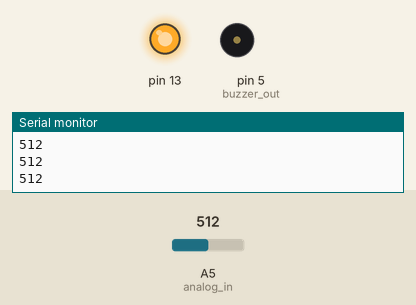
Simulated run of this sketch. Board: Arduino Uno, built with avr-gcc and run on an emulated ATmega328P. On the bench: output pins drawn as LEDs (lit = HIGH), buzzer (waves = sounding), the last lines printed to the serial monitor. Inputs (shaded band) come from the test bench; at power-on: A5 (analog_in) = 512.

Above: at 1.2 s.
1.3 s: A5 (analog_in) set to 598
2.8 s: A5 (analog_in) set to 627
At 3.3 s:
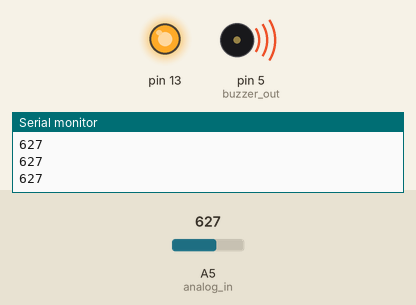
4.4 s: A5 (analog_in) set to 511
At 5.7 s:
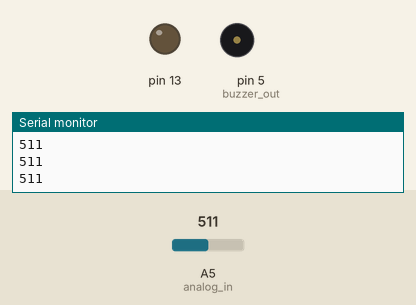
6.0 s: A5 (analog_in) set to 528
At 7.3 s:
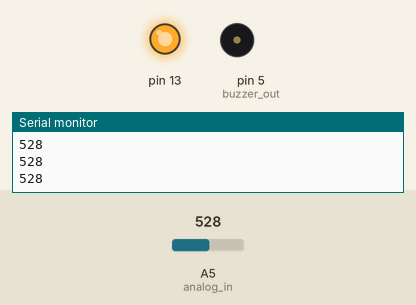
7.6 s: A5 (analog_in) set to 502
At 8.7 s:
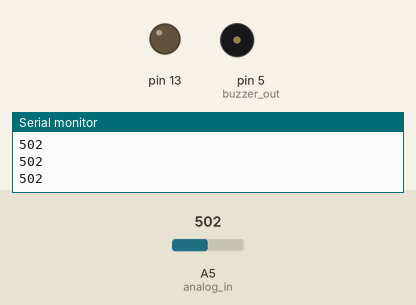
Timing chart, 0 to 10.2 s (numbered marks = the images above; inputs shaded):
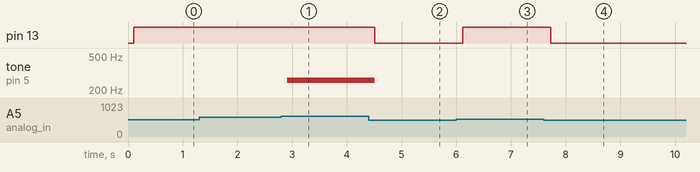

Measured:
- the behaviour switches between 614 and 615 on A5 (analog_in) (found by bisection; images 0 and 1)
- the behaviour switches between 511 and 512 on A5 (analog_in) (found by bisection; images 2 and 3)
- after the input at 2.8 s, tone on pin 5 (buzzer_out): silent → 261 Hz after 0.11 s
- after the input at 4.4 s, pin 13: HIGH → LOW after 0.11 s; tone on pin 5 (buzzer_out): 261 Hz → silent after 0.11 s
- after the input at 6.0 s, pin 13: LOW → HIGH after 0.12 s
- after the input at 7.6 s, pin 13: HIGH → LOW after 0.12 s

The sketch:

Lab3.ino
```cpp
int analog_in = A5;
int buzzer_out = 5;
int sensorVal = 0;
void setup()
{
  Serial.begin(9600);

  // initialize the digital pin as an output.
  // Pin 13 has an LED connected on most Arduino boards:
  pinMode(13, OUTPUT);
  pinMode(buzzer_out, OUTPUT);
}

void loop()
{
  sensorVal = analogRead(analog_in);
  Serial.println(sensorVal);
  delay(100);
  if(sensorVal < 512)
    {
        digitalWrite(13, 0);
        noTone(buzzer_out);
    }
    else if(sensorVal > 614)
    {
        digitalWrite(13, 1);
        tone(buzzer_out,261);
    }
    else
    {
        digitalWrite(13, 1);
        noTone(buzzer_out);
    }

}
```
